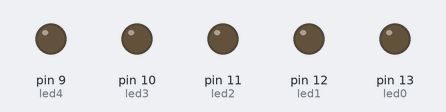
Recording of a sketch running on a simulated Arduino Uno, built with avr-gcc and run on an emulated ATmega328P. On the bench: output pins drawn as LEDs (lit = HIGH).

Above: at 0.1 s.
At 5.1 s:
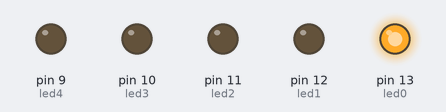
At 15.1 s:
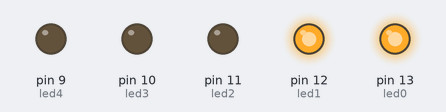
At 25.1 s:
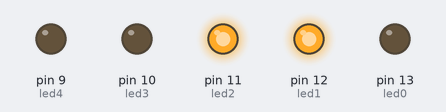
At 35.1 s:
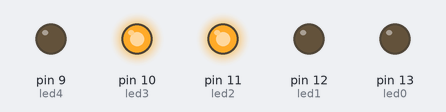
At 50.1 s:
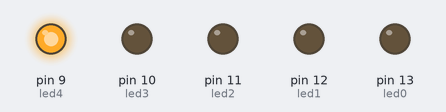
Timing chart, 0 to 61.5 s (numbered marks = the images above):
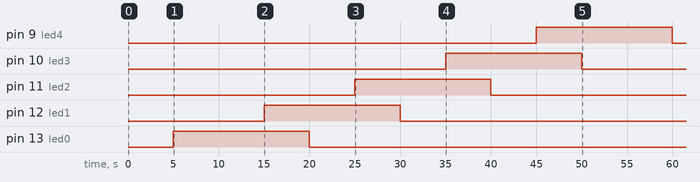

The sketch:

one-wave.ino
```cpp
// globals
int led0 = 13;
int led1 = 12;
int led2 = 11;
int led3 = 10;
int led4 = 9;

long start_time = 5 * 1000; // (ms)
long pulse_length = 15 * 1000;  // how long each LED is on or off (ms)
long phase_shift = 10 * 1000; // delay between LEDs (ms)

int start0 = 0, start1 = 0, start2 = 0, start3 = 0, start4 = 0;
int finished_startup = 0;

void setup() {
  // set up signal pins
  digitalWrite(led0, LOW);
  digitalWrite(led1, LOW);
  digitalWrite(led2, LOW);
  digitalWrite(led3, LOW);
  digitalWrite(led4, LOW);

  pinMode(led0, OUTPUT);
  pinMode(led1, OUTPUT);
  pinMode(led2, OUTPUT);
  pinMode(led3, OUTPUT);
  pinMode(led4, OUTPUT);

  // delay long enough to let me clear the serial monitor and start the python script
  // delay(5000);

  // set up serial communication and print column headers
  // Serial.begin(9600);
  // Serial.print("Pin 1");
  // Serial.print(",");
  // Serial.println("Pin 2");

}

unsigned long previous_time_led0 = millis();
unsigned long previous_time_led1 = millis();
unsigned long previous_time_led2 = millis();
unsigned long previous_time_led3 = millis();
unsigned long previous_time_led4 = millis();

void loop() {

  unsigned long current_time = millis();
  // start the LEDs offset from each other, where
    // time_interval_led1 = phase_shift
    // time_interval_led2 = 2*phase_shift

    // led0
    if (start0 == 0){
      if (current_time - previous_time_led0 > start_time){
        previous_time_led0 = current_time;
        digitalWrite(led0, HIGH);
        start0 = 1;
      }
    }
    else if (current_time - previous_time_led0 > pulse_length){
      // update the previous time increment for led0
      previous_time_led0 = current_time;
      digitalWrite(led0, LOW);
      }

    // led1
    if (start1 == 0){
      if ((current_time - previous_time_led1) > (start_time + phase_shift)){
        previous_time_led1 = current_time;
        digitalWrite(led1, HIGH);
        start1 = 1;
      }
    }
    // if it's time to change the state of LED1
    else if (current_time - previous_time_led1 > pulse_length){
      // update the previous time increment for led1
      previous_time_led1 = current_time;
      digitalWrite(led1, LOW);
      }

    // led2
    if (start2 == 0){
      if ((current_time - previous_time_led2) > (start_time + 2*phase_shift)){
        previous_time_led2 = current_time;
        digitalWrite(led2, HIGH);
        start2 = 1;
      }
    }
     // if it's time to change the state of LED2
    else if (current_time - previous_time_led2 > pulse_length){
      // update the previous time increment for led2
      previous_time_led2 = current_time;
      digitalWrite(led2, LOW);
      }

    // led3
    if (start3 == 0){
      if ((current_time - previous_time_led3) > (start_time + 3*phase_shift)){
        previous_time_led3 = current_time;
        digitalWrite(led3, HIGH);
        start3 = 1;
      }
    }
    // if it's time to change the state of LED3
    else if (current_time - previous_time_led3 > pulse_length){
      // update the previous time increment for led0
      previous_time_led3 = current_time;
      digitalWrite(led3, LOW);
      }

    // led4
    if (start4 == 0){
      if ((current_time - previous_time_led4) > (start_time + 4*phase_shift)){
        previous_time_led4 = current_time;
        digitalWrite(led4, HIGH);
        start4 = 1;
      }
    }
    // if it's time to change the state of LED4
    else if (current_time - previous_time_led4 > pulse_length){
      // update the previous time increment for led0
      previous_time_led4 = current_time;
      digitalWrite(led4, LOW);
    }
}

void change_led(int led_pin) {
  // either turn on or off led accordingly
    if (digitalRead(led_pin) == HIGH){
      digitalWrite(led_pin, LOW);
    }
    else{
      digitalWrite(led_pin, HIGH);
    }
}
```

Measured:
- by itself, pin 9 (led4): LOW → HIGH at 45.0 s, → LOW 15.0 s later
- by itself, pin 10 (led3): LOW → HIGH at 35.0 s, → LOW 15.0 s later
- by itself, pin 11 (led2): LOW → HIGH at 25.0 s, → LOW 15.0 s later
- by itself, pin 12 (led1): LOW → HIGH at 15.0 s, → LOW 15.0 s later
- by itself, pin 13 (led0): LOW → HIGH at 5.0 s, → LOW 15.0 s later
